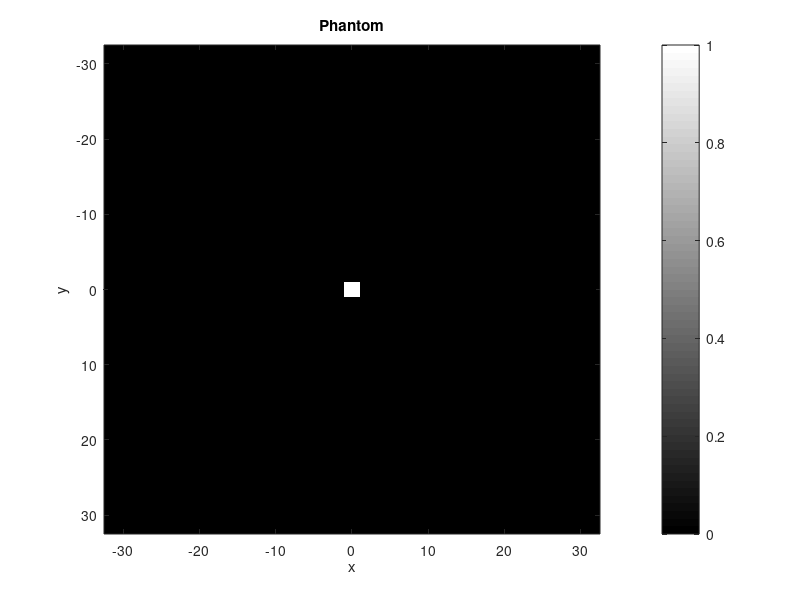
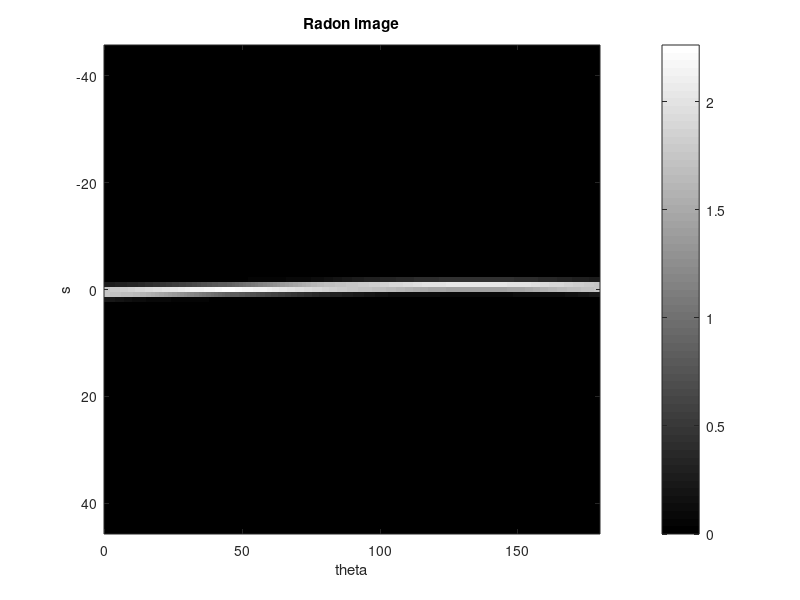
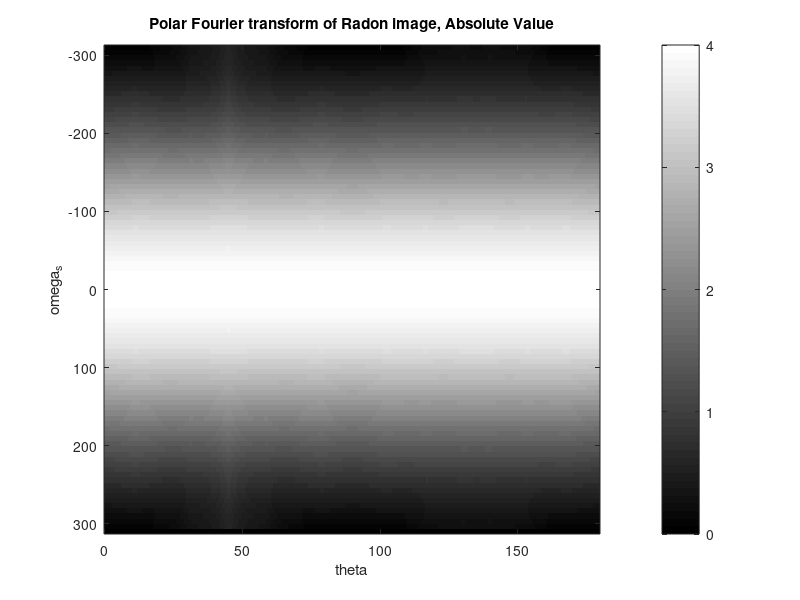
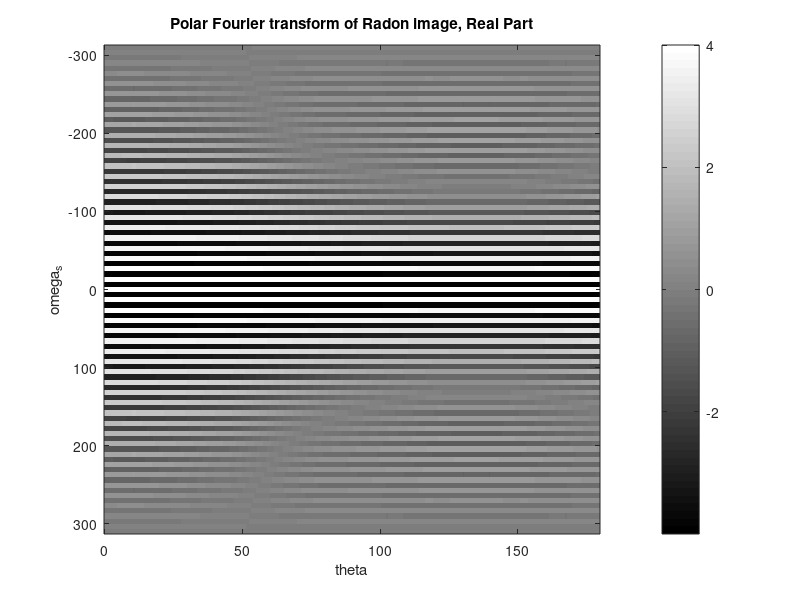

Source code (MATLAB) for these figures, in order: (Note: this script raises an error after producing the figures.)
%% Image defaults
set(0,'defaultsurfaceedgecolor','none')

%% Debug flag: print out everything when DEBUG==1
DEBUG=1;

%% Signal to noise ratio
%SNR=0.1;

%% Interpolation method: nearest / linear / cubic
interp_m='nearest';
%number of parallel jobs in effect
multicore_N=2;

%%Zeropadding ratio: filter out high frequency signal
% 0:none , 1:filter everything
zeropad_ratio=0;

%%Oversampling ratio: reduce alising
%1:normal, >1 oversampling
oversamp_ratio=2;

%% Size of phantom and reconstructed image
% N is the number of rows and columns in P, which is 256 respectively
N=64;

%Radon scan angles
%we may change the number of beams that we use to cover 180 degree
theta=linspace(0,180-1/3,180*3);

%%%%%%%%%%%%%%%%%%%%%%%%%%%%%%%%%%%%%%%%%%%%%%%%%%%%%%%%%%%%%%%%%%%%%
%% Create Phantom P
%P = phantom('Shepp-Logan',N);

%Modified Shepp-Logan' gives better visual perception than 'Shepp-Logan'
%P = phantom('Modified Shepp-Logan',N);     %Fail-safe version

% a simple 2D delta function which is off-centre
%P = zeros(N);
%P(12,12)=1;

% a stripe
%T=N/8;
%P=[zeros(N,(N-T)/2) ones(N,T) zeros(N,(N-T)/2)];

% a square (T must be even)
T=2;
P=[zeros(N,(N-T)/2) ones(N,T) zeros(N,(N-T)/2)];
P=P'&P; %image of square

% a 45deg straight line
%P=eye(N);

% Determine the range of x and y
x = linspace(-N/2,N/2,N);
y = x;

% Show and save the phantom
figure(1)
imagesc(x,y,P),colormap(gray),colorbar
title('Phantom'),xlabel('x'),ylabel('y')
print -dpng 1_phantom.png

%%%%%%%%%%%%%%%%%%%%%%%%%%%%%%%%%%%%%%%%%%%%%%%%%%%%%%%%%%%%%%%%%%%%%%%%%
%% Apply radon transformation Rf
%return a vector XP containing the radial coordinates corresponding to each row of RT
Rf = radon(P,theta);

% Determine the range of s
s_max=sqrt( max(x)^2 + max(y)^2 );
[s_size theta_size] = size(Rf);
s = linspace(-s_max,s_max,s_size);

%% Apply noise to the Radon image
%noise = SNR * ( rand(s_size,theta_size)*2 - 1 );
%Rf = Rf + noise;

%if(DEBUG)
%figure(97)
%imagesc(noise),colorbar
%title('noise profile')
%end


%% Show and save Radon image
figure(2)
imagesc(theta,s,Rf),colormap(gray),colorbar
title('Radon image'),xlabel('theta'),ylabel('s')
print -dpng 2_radon.png

%%%%%%%%%%%%%%%%%%%%%%%%%%%%%%%%%%%%%%%%%%%%%%%%%%%%%%%%%%%%%%%%%%%%%%
%% Polar Fourier transform
FRf = fft(Rf);         % Apply 1D Fourier transform in each column

% Determine the range of omega
ds=mean(diff(s));
size_omega=size(FRf,1);
d_omega=2*pi/ds;
omega_max=size_omega*d_omega/2;
omega=linspace(-omega_max,omega_max,size_omega);

%% Zeropadding: remove high-frequency components and reduce noise
pad_begin=floor(size_omega*(1-zeropad_ratio)/2)+1;
pad_end=size_omega-pad_begin+1;
FRf(pad_begin:pad_end,:)=0;
FRf=fftshift(FRf,1);

%% Show and save the Fourier transform image
figure(3)
imagesc(theta, omega, abs(FRf)),colormap(gray),colorbar
xlabel('theta'),ylabel('omega_s')
title('Polar Fourier transform of Radon image, Absolute Value')
print -dpng 3_fourier_radon_abs.png

if(DEBUG)
figure(4)
imagesc(theta, omega, real(FRf)),colormap(gray),colorbar
xlabel('theta'),ylabel('omega_s')
title('Polar Fourier transform of Radon image, Real Part')
print -dpng 3a_fourier_radon_real.png

figure(5)
imagesc(theta, omega, imag(FRf)),colormap(gray),colorbar
xlabel('theta'),ylabel('omega_s')
title('Polar Fourier transform of Radon image, Imaginary Part')
print -dpng 3b_fourier_radon_imag.png
end
%%%%%%%%%%%%%%%%%%%%%%%%%%%%%%%%%%%%%%%%%%%%%%%%%%%%%%%%%%%%%%%%%%%%%%%%%%%%
%% Change from polar to x-y coordinate

%% Label omega_x, omega_y on the image of FRf:
[THETA WW] = meshgrid(theta, omega);
label_WX = WW.*cosd(THETA);
label_WY = WW.*sind(THETA);

%% Determine range of the desired rectangular coordinates
N=N*oversamp_ratio;
max_omega=max(omega);
omega_x = linspace(-max_omega,max_omega,N);
omega_y = omega_x;
[WX WY]=meshgrid( omega_x , omega_y );

d_omega=mean(diff(omega_x));
dx=2*pi/d_omega;
max_x=N*dx/2;
x=linspace(-max_x,max_x,N);
y=x;

%% Prepare data for interpolation
%reshape matrix to array in columns
[cols rows]=size(label_WX);
WX_array=reshape(label_WX,cols*rows,1);
WY_array=reshape(label_WY,cols*rows,1);
FRf_array=reshape(FRf,cols*rows,1);

% Prepare data for parallel processing
parameterCell= cell(1,multicore_N);
resultCell=cell(size(parameterCell,2),1);

for k=1:multicore_N
	range1 = 1+ (k-1) * round(N/multicore_N);
	range2 = k * round(N/multicore_N);
	if(k==N) range2=N; end
	param.X = WX_array;
	param.Y = WY_array;
	param.Z = FRf_array;
	param.XI = WX(:,[range1:range2]);
	param.YI = WY(:,[range1:range2]);
	param.method = interp_m;
	parameterCell{1,k} = param;
end

%% Apply interpolation
resultCell = startmulticoremaster(@my_interp2,parameterCell,'tmp',1);

F2f = cell2mat(resultCell);
F2f(isnan(F2f))=0;        % set all NaN (Not a Number) error to zero

%% DEBUG: test label WX,WY
if(DEBUG)
figure(6)
surf(label_WX,label_WY,abs(FRf)),colorbar,colormap(jet)
axis tight;
title('DEBUG: Radon Fourier image before interpolation, Absolute Value')
xlabel('theta'),ylabel('omega')
print -dpng 4c_fourier_polar_abs.png

figure(7)
surf(WX,WY,abs(F2f)),colorbar,colormap(jet)
axis tight;
title('DEBUG: Radon Fourier image after interpolation, Absolute Value')
xlabel('omega_x'),ylabel('omega_y')
print -dpng 4d_fourier_xy_abs.png
end

%% Save image of F2f
figure(8)
imagesc(omega_x,omega_y,abs(F2f)),colormap(gray),colorbar
xlabel('omega_x'),ylabel('omega_y')
title('polar to x-y interpolation, Absolute Value')
print -dpng 4_fourier_xy_abs.png

if(DEBUG)
figure(9)
imagesc(omega_x,omega_y,real(F2f)),colormap(gray),colorbar
xlabel('omega_x'),ylabel('omega_y')
title('polar to x-y interpolation, Real Part')
print -dpng 4a_fourier_xy_real.png

figure(10)
imagesc(omega_x, omega_y, imag(F2f)),colormap(gray),colorbar
xlabel('omega_x'),ylabel('omega_y')
title('polar to x-y interpolation, Imaginary Part')
print -dpng 4b_fourier_xy_imag.png
end
%%%%%%%%%%%%%%%%%%%%%%%%%%%%%%%%%%%%%%%%%%%%%%%%%%%%%%%%%%%%%%%%%%%%%%%%%%
%% Apply Inverse FFT to F2f
f = fftshift(ifft2(fftshift(F2f)));

figure(11)
imagesc(x,y,real(f)),colormap(gray),colorbar
xlabel('x'),ylabel('y')
title('Reconstructed Image, Real Part')
print -dpng 5_reconstruct_xy_real.png

if(DEBUG)
figure(12)
imagesc(x,y,imag(f)),colormap(gray),colorbar
xlabel('x'),ylabel('y')
title('Reconstructed Image, Imaginary Part')
print -dpng 5_reconstruct_xy_imag.png
end
